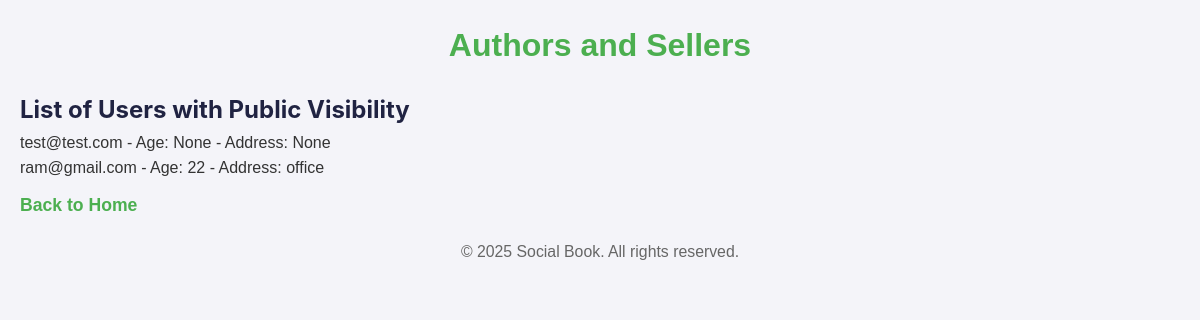
Page /user_registration/authors_and_sellers/ (signed in) on the earlier database version.
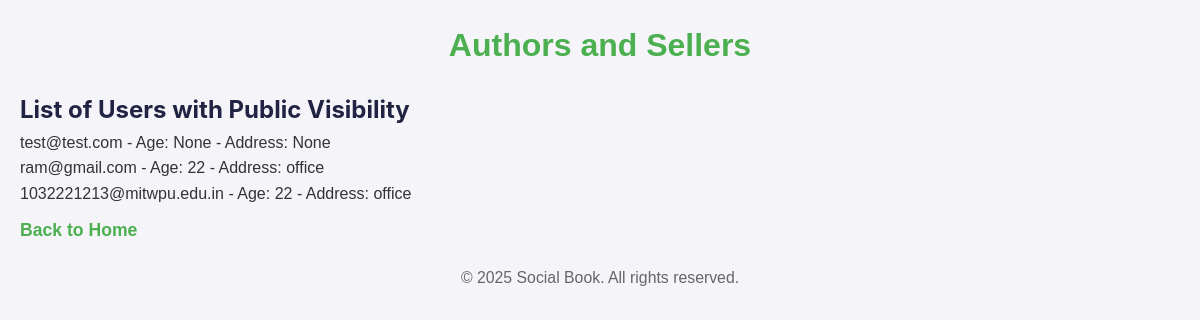
Same page on the later database version.
### user_registration/models.py (models this page shows, shortened)
class CustomUser(AbstractUser):
    username = None
    email = models.EmailField(_("email_address"), unique=True)
    public_visibility = models.BooleanField(default=True)  # Visibility setting
    birth_year = models.PositiveIntegerField(null=True, blank=True)  # Birth year field
    address = models.CharField(max_length=255, null=True, blank=True)  # Address field
    @property
    def age(self):
        if self.birth_year:
            current_year = date.today().year
            return current_year - self.birth_year
        return None
    USERNAME_FIELD = "email"
    REQUIRED_FIELDS = []  # No need for username, as we're using email for authentication
    objects = CustomUserManager()

### user_registration/views.py (the view)
# urls.py: path('authors_and_sellers/', views.authors_and_sellers, name='authors_and_sellers'),
@login_required
def authors_and_sellers(request):
    users = CustomUser.objects.filter(public_visibility=True)
    return render(request, 'user_registration/authors_and_sellers.html', {'users': users})

### user_registration/templates/user_registration/authors_and_sellers.html (shortened to what this page needs)
{% load static %}
<!DOCTYPE html>
<html lang="en">
<head>
    <link href="{% static 'css/style.css' %}" rel="stylesheet">
</head>
<body>
    <h1>Authors and Sellers</h1>
    <h2>List of Users with Public Visibility</h2>
    <ul>
        {% for user in users %}
            <li>{{ user.email }} - Age: {{ user.age }} - Address: {{ user.address }}</li>
        {% empty %}
            <p>No authors or sellers found.</p>
        {% endfor %}
    </ul>
    <p><a href="{% url 'home' %}">Back to Home</a></p>
       <footer>
        <p>&copy; 2025 Social Book. All rights reserved.</p>
    </footer>
</body>
</html>

Differences in the rows shown:
added CustomUser: email "1032221213@mitwpu.edu.in", age "22", address "office"
